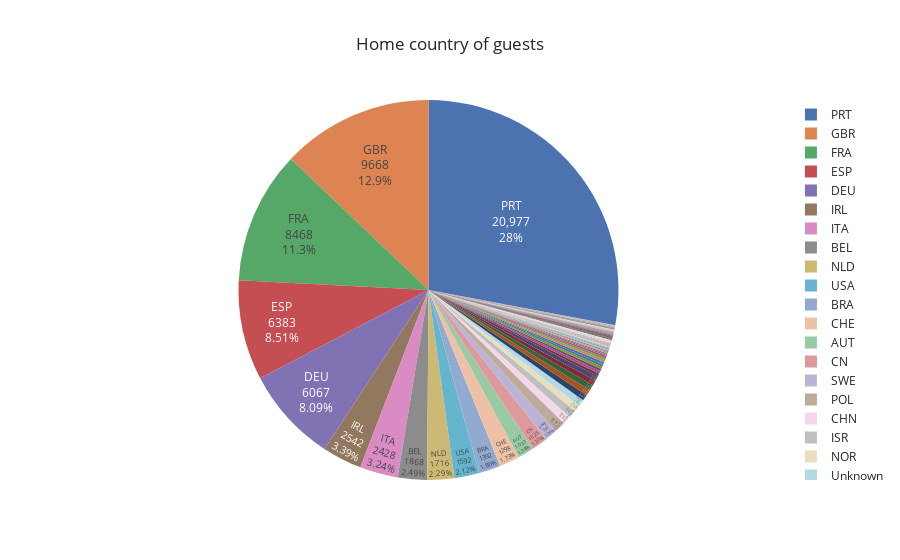

This figure's notebook cell:
### Markdown cell above
## 1.1 客户都来自哪些国家？

### Code cell
# 1. 筛选未取消订单的行，按国家进行分组，并统计订单数。
country_data = pd.DataFrame( full_data_cln.loc[full_data_cln['is_canceled'] == 0]['country'].value_counts() )
# 2. 重命名订单数量列的名称。
country_data.rename(columns={'country':'Number of Guests'}, inplace=True)
total_guests = country_data['Number of Guests'].sum()
# 3. 新建一列，计算各国订单占订单总量的百分比。
country_data['Guests in %'] = round(country_data['Number of Guests'] / total_guests * 100, 2)
# 4. 使用索引新建一列，为所属国家。
country_data['country'] = country_data.index


# 绘制饼图
fig = px.pie(
    country_data,
    values='Number of Guests',
    names='country',
    title='Home country of guests',
    template='seaborn'
)
fig.update_traces(textposition= 'inside', textinfo='value+percent+label')
fig.show()

### Figure 1 — Plotly figure (JSON) as saved in the notebook; plotly's stock layout.template omitted (floating-point values rounded to 4 significant figures; data arrays with more than 128 entries replaced by an {"elided": "..."} marker saying what was removed)
{"data": [{"domain": {"x": [0, 1], "y": [0, 1]}, "hovertemplate": "country=%{label}<br>Number of Guests=%{value}<extra></extra>", "labels": {"elided": "166 str values"}, "legendgroup": "", "name": "", "showlegend": true, "textinfo": "value+percent+label", "textposition": "inside", "type": "pie", "values": {"elided": "166 int values"}}], "layout": {"legend": {"tracegroupgap": 0}, "title": {"text": "Home country of guests"}}}
